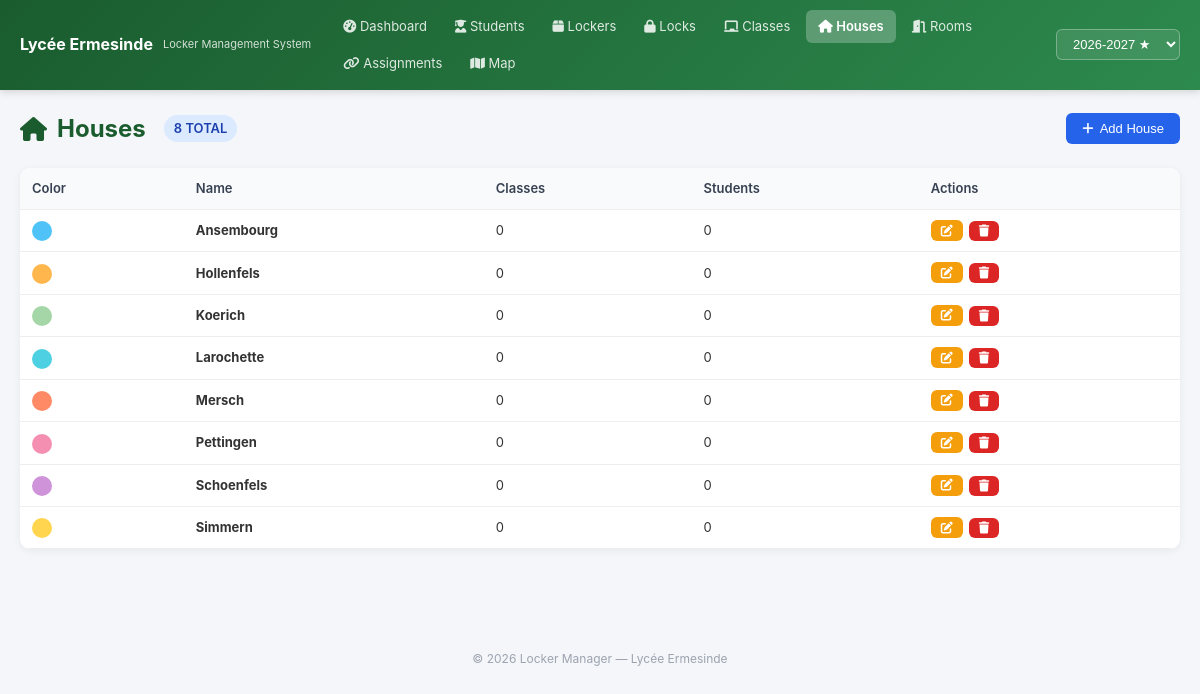
The page /houses.php on the database its author committed.
### tables this page shows
CREATE TABLE IF NOT EXISTS houses (
    id INT AUTO_INCREMENT PRIMARY KEY,
    name VARCHAR(100) NOT NULL UNIQUE,
    color VARCHAR(20) DEFAULT '#999999',
    created_at TIMESTAMP DEFAULT CURRENT_TIMESTAMP
);

### includes/db.php (called while the page is built, shortened)
<?php
class DB {
    private static ?PDO $instance = null;
    public static function getInstance(): PDO {
        if (self::$instance === null) {
            $dsn = 'mysql:host=' . DB_HOST . ';dbname=' . DB_NAME . ';charset=' . DB_CHARSET;
            $options = [
                PDO::ATTR_ERRMODE            => PDO::ERRMODE_EXCEPTION,
                PDO::ATTR_DEFAULT_FETCH_MODE => PDO::FETCH_ASSOC,
                PDO::ATTR_EMULATE_PREPARES   => false,
            ];
            self::$instance = new PDO($dsn, DB_USER, DB_PASS, $options);
        }
        return self::$instance;
    }
    public static function query(string $sql, array $params = []): PDOStatement {
        $stmt = self::getInstance()->prepare($sql);
        $stmt->execute($params);
        return $stmt;
    }
    public static function fetchAll(string $sql, array $params = []): array {
        return self::query($sql, $params)->fetchAll();
    }
    public static function fetchOne(string $sql, array $params = []): array|null|false {
        return self::query($sql, $params)->fetch();
    }
}

### includes/helpers.php (called while the page is built, shortened)
<?php
require_once __DIR__ . '/db.php';
function h(?string $str): string {
    return htmlspecialchars($str ?? '', ENT_QUOTES, 'UTF-8');
}
function getSelectedYear(): ?array {
    $selectedId = $_SESSION['selected_year_id'] ?? null;
    $year = DB::fetchOne("SELECT * FROM school_years WHERE is_active = 1 LIMIT 1");
    return $year ?: null;
}
function getAllYears(): array {
    return DB::fetchAll("SELECT * FROM school_years ORDER BY start_year DESC");
}

### houses.php (the view, shortened to what this page needs)
<?php
require_once 'includes/helpers.php';
$pageTitle = 'Houses';
$houses = DB::fetchAll("
    SELECT h.*,
           (SELECT COUNT(*) FROM classes WHERE house_id = h.id) as class_count,
           (SELECT COUNT(*) FROM students s JOIN classes c ON s.class_id = c.id WHERE c.house_id = h.id) as student_count
    FROM houses h ORDER BY h.name
");
include 'includes/header.php';
?>
<div class="page-header">
    <h1><i class="fas fa-home"></i> Houses
        <span class="badge badge-info" style="font-size:13px; margin-left:8px"><?= count($houses) ?> total</span>
    </h1>
    <button class="btn btn-primary" onclick="openModal('addHouseModal')"><i class="fas fa-plus"></i> Add House</button>
</div>
<div class="card">
    <div class="card-body" style="padding:0">
        <div class="table-wrapper">
        <table>
            <thead>
                <tr>
                    <th>Color</th>
                    <th>Name</th>
                    <th>Classes</th>
                    <th>Students</th>
                    <th>Actions</th>
                </tr>
            </thead>
            <tbody>
                <?php foreach ($houses as $house): ?>
                <tr>
                    <td><span class="house-dot" style="background:<?= h($house['color']) ?>; width:20px; height:20px;"></span></td>
                    <td><strong><?= h($house['name']) ?></strong></td>
                    <td><?= $house['class_count'] ?></td>
                    <td><?= $house['student_count'] ?></td>
                    <td>
                        <div class="btn-group">
                            <a href="houses.php?action=edit&id=<?= $house['id'] ?>" class="btn btn-warning btn-sm"><i class="fas fa-edit"></i></a>
                            <form method="post" style="display:inline">
                                <button class="btn btn-danger btn-sm" type="submit" data-confirm="Delete house '<?= h($house['name']) ?>'?"><i class="fas fa-trash"></i></button>
                            </form>
                        </div>
                    </td>
                </tr>
                <?php endforeach; ?>
            </tbody>
        </table>
        </div>
    </div>
</div>
<?php include 'includes/footer.php'; ?>

### includes/header.php (shortened to what this page needs)
<!DOCTYPE html>
<html lang="en">
<head>
    <link rel="stylesheet" href="assets/css/style.css">
    <link rel="stylesheet" href="https://cdnjs.cloudflare.com/ajax/libs/font-awesome/6.5.1/css/all.min.css">
</head>
<body>
<header class="main-header">
    <div class="header-brand">
        <span class="header-title">Lycée Ermesinde</span>
        <small class="header-subtitle">Locker Management System</small>
    </div>
    <nav class="main-nav">
        <a href="index.php" class="<?= ($pageTitle ?? '') === 'Dashboard' ? 'active' : '' ?>"><i class="fas fa-tachometer-alt"></i> Dashboard</a>
        <a href="students.php" class="<?= ($pageTitle ?? '') === 'Students' ? 'active' : '' ?>"><i class="fas fa-user-graduate"></i> Students</a>
        <a href="lockers.php" class="<?= ($pageTitle ?? '') === 'Lockers' ? 'active' : '' ?>"><i class="fas fa-box"></i> Lockers</a>
        <a href="locks.php" class="<?= ($pageTitle ?? '') === 'Locks' ? 'active' : '' ?>"><i class="fas fa-lock"></i> Locks</a>
        <a href="classes.php" class="<?= ($pageTitle ?? '') === 'Classes' ? 'active' : '' ?>"><i class="fas fa-chalkboard"></i> Classes</a>
        <a href="houses.php" class="<?= ($pageTitle ?? '') === 'Houses' ? 'active' : '' ?>"><i class="fas fa-home"></i> Houses</a>
        <a href="rooms.php" class="<?= ($pageTitle ?? '') === 'Rooms' ? 'active' : '' ?>"><i class="fas fa-door-open"></i> Rooms</a>
        <a href="assignments.php" class="<?= ($pageTitle ?? '') === 'Assignments' ? 'active' : '' ?>"><i class="fas fa-link"></i> Assignments</a>
        <a href="map.php" class="<?= ($pageTitle ?? '') === 'Locker Map' ? 'active' : '' ?>"><i class="fas fa-map"></i> Map</a>
    </nav>
    <div class="header-actions">
        <?php $allYears = getAllYears(); $currentYear = getSelectedYear(); ?>
        <select onchange="window.location='?year_id='+this.value" class="year-selector">
            <?php foreach ($allYears as $y): ?>
                <option value="<?= $y['id'] ?>" <?= ($currentYear && $currentYear['id'] == $y['id']) ? 'selected' : '' ?>>
                    <?= h($y['start_year'] . '-' . $y['end_year']) ?><?= $y['is_active'] ? ' ★' : '' ?>
                </option>
            <?php endforeach; ?>
        </select>
    </div>
</header>
<main class="container">

### includes/footer.php (shortened to what this page needs)
</main>
<footer class="main-footer">
    <p>&copy; <?= date('Y') ?> <?= APP_NAME ?> — Lycée Ermesinde</p>
</footer>
</body>
</html>

### assets/css/style.css (style rules this page uses)
*, *::before, *::after { box-sizing: border-box; margin: 0; padding: 0; }
body { font-family: -apple-system, BlinkMacSystemFont, 'Segoe UI', Roboto, Oxygen, sans-serif; background: #f4f6f9; color: #333; line-height: 1.6; min-height: 100vh; }
a { color: #2563eb; text-decoration: none; }
.main-header { background: linear-gradient(135deg, #1a5c2e 0%, #2d8a4e 100%); color: #fff; padding: 10px 20px; display: flex; align-items: center; gap: 20px; box-shadow: 0 2px 8px rgba(0,0,0,0.15); position: sticky; top: 0; z-index: 1000; }
.header-brand { display: flex; align-items: center; gap: 10px; }
.header-title { font-size: 16px; font-weight: 700; }
.header-subtitle { font-size: 11px; opacity: 0.8; display: block; }
.main-nav { display: flex; gap: 4px; flex-wrap: wrap; flex: 1; }
.main-nav a { color: rgba(255,255,255,0.85); padding: 6px 12px; border-radius: 6px; font-size: 13px; transition: all 0.2s; white-space: nowrap; }
.main-nav a.active { background: rgba(255,255,255,0.25); color: #fff; font-weight: 600; }
.header-actions { margin-left: auto; }
.year-selector { padding: 6px 12px; border-radius: 6px; border: 1px solid rgba(255,255,255,0.3); background: rgba(255,255,255,0.1); color: #fff; font-size: 13px; cursor: pointer; }
.year-selector option { color: #333; background: #fff; }
.container { max-width: 1400px; margin: 0 auto; padding: 20px; }
.card { background: #fff; border-radius: 10px; box-shadow: 0 2px 8px rgba(0,0,0,0.06); margin-bottom: 20px; overflow: hidden; }
.card-body { padding: 20px; }
.page-header { display: flex; justify-content: space-between; align-items: center; margin-bottom: 20px; flex-wrap: wrap; gap: 10px; }
.page-header h1 { font-size: 24px; color: #1a5c2e; display: flex; align-items: center; gap: 10px; }
.btn { display: inline-flex; align-items: center; gap: 6px; padding: 8px 16px; border-radius: 6px; border: none; font-size: 13px; font-weight: 500; cursor: pointer; transition: all 0.2s; text-decoration: none; }
.btn-primary { background: #2563eb; color: #fff; }
.btn-warning { background: #f59e0b; color: #fff; }
.btn-danger { background: #dc2626; color: #fff; }
.btn-sm { padding: 4px 10px; font-size: 12px; }
.btn-group { display: flex; gap: 6px; flex-wrap: wrap; }
.table-wrapper { overflow-x: auto; }
table { width: 100%; border-collapse: collapse; font-size: 13px; }
thead { background: #f8fafc; }
th, td { padding: 10px 12px; text-align: left; border-bottom: 1px solid #eee; }
th { font-weight: 600; color: #374151; white-space: nowrap; }
.badge { display: inline-block; padding: 3px 10px; border-radius: 20px; font-size: 11px; font-weight: 600; text-transform: uppercase; }
.badge-info { background: #dbeafe; color: #1e40af; }
.house-dot { display: inline-block; width: 12px; height: 12px; border-radius: 50%; margin-right: 6px; vertical-align: middle; }
.main-footer { text-align: center; padding: 20px; color: #9ca3af; font-size: 12px; margin-top: 40px; }

### rows shown on the page
houses: name "Ansembourg", class_count "0", student_count "0"
houses: name "Hollenfels", class_count "0", student_count "0"
houses: name "Koerich", class_count "0", student_count "0"
houses: name "Larochette", class_count "0", student_count "0"
houses: name "Mersch", class_count "0", student_count "0"
houses: name "Pettingen", class_count "0", student_count "0"
houses: name "Schoenfels", class_count "0", student_count "0"
houses: name "Simmern", class_count "0", student_count "0"

### other values the page prints
count($houses) "8"
APP_NAME "Locker Manager"
form field value "2026-2027 ★"
